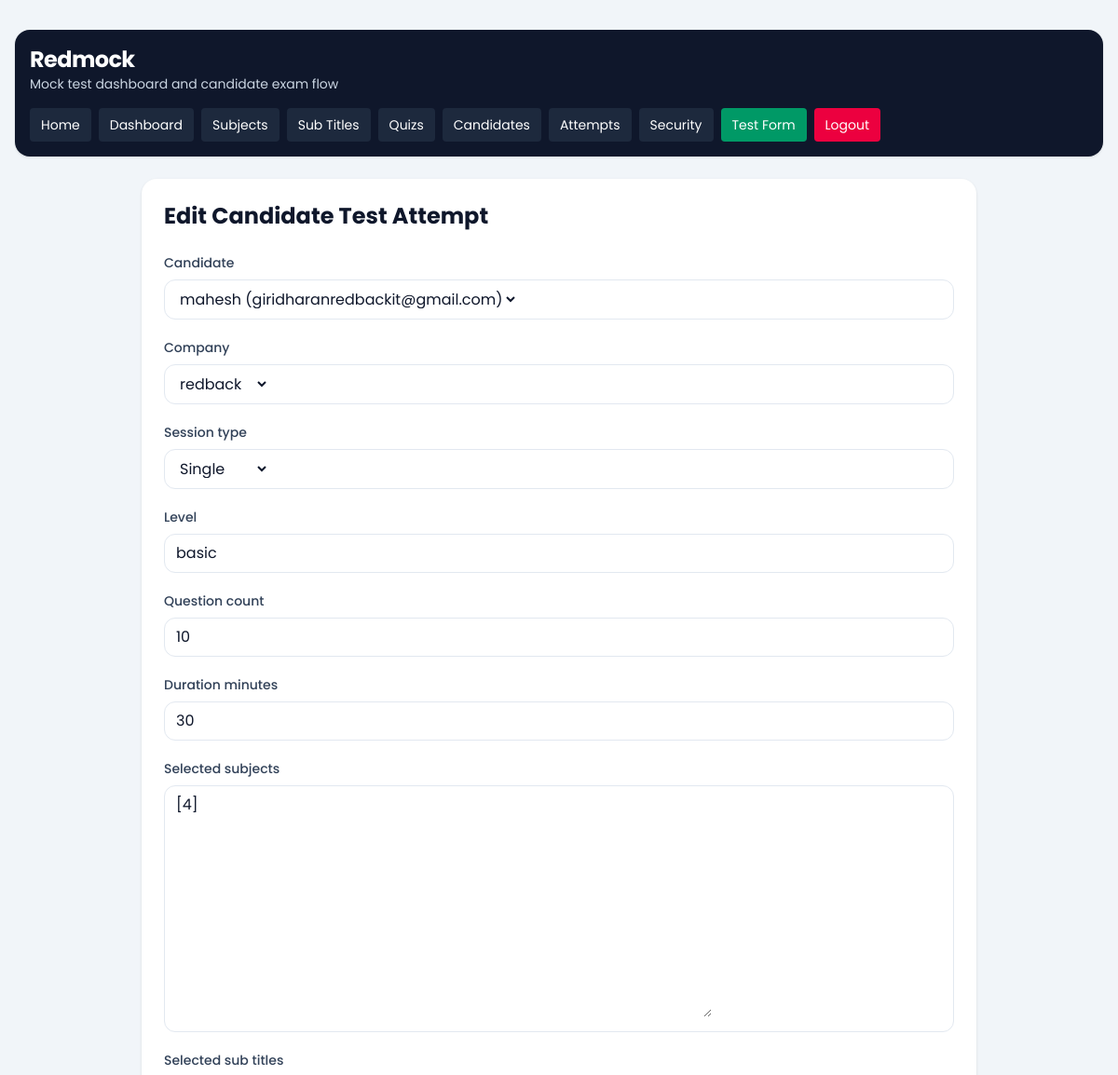
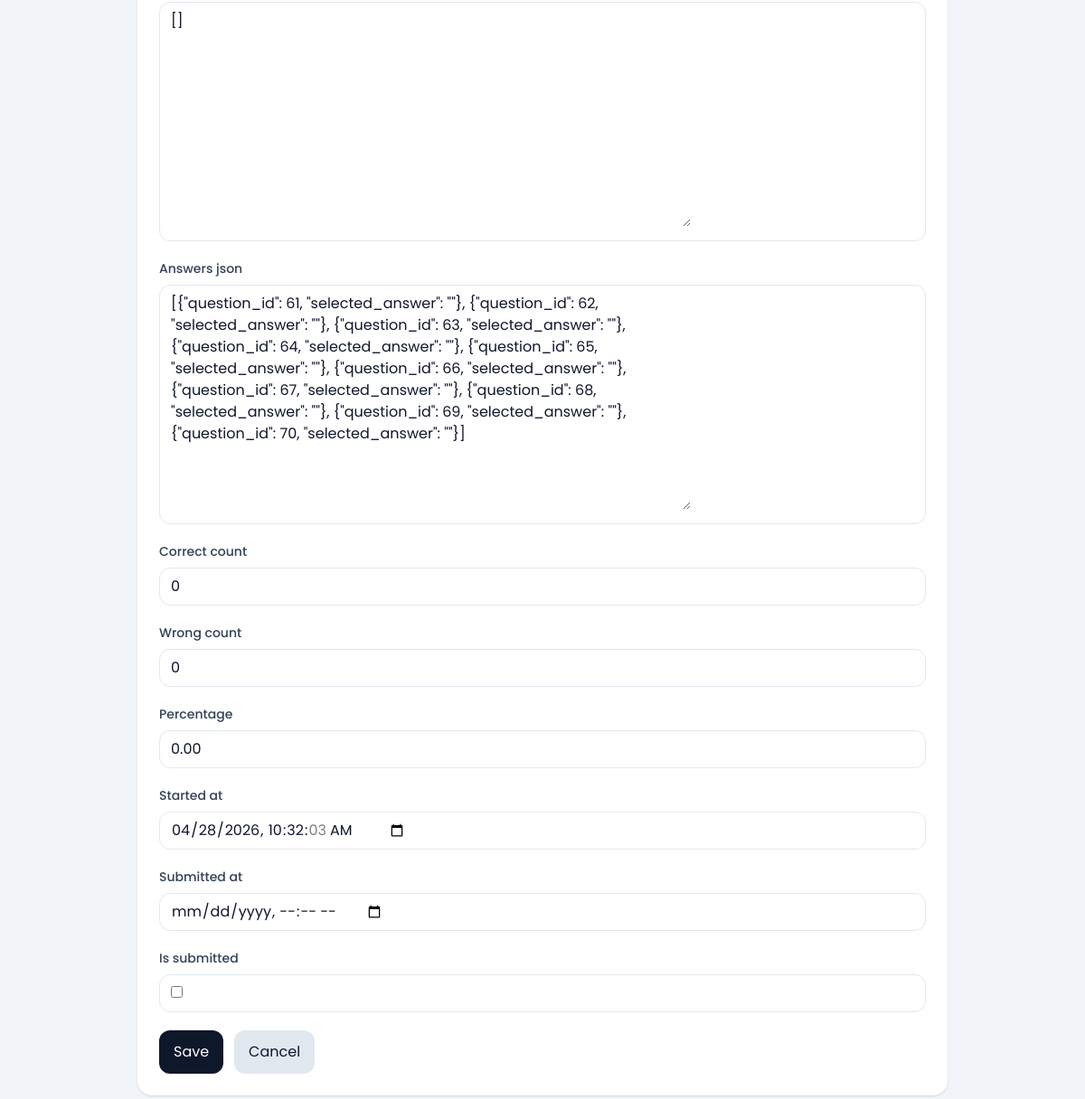
Page /dashboard/attempts/53/edit/ (signed in) on the earlier database version (2 pictures, top to bottom).
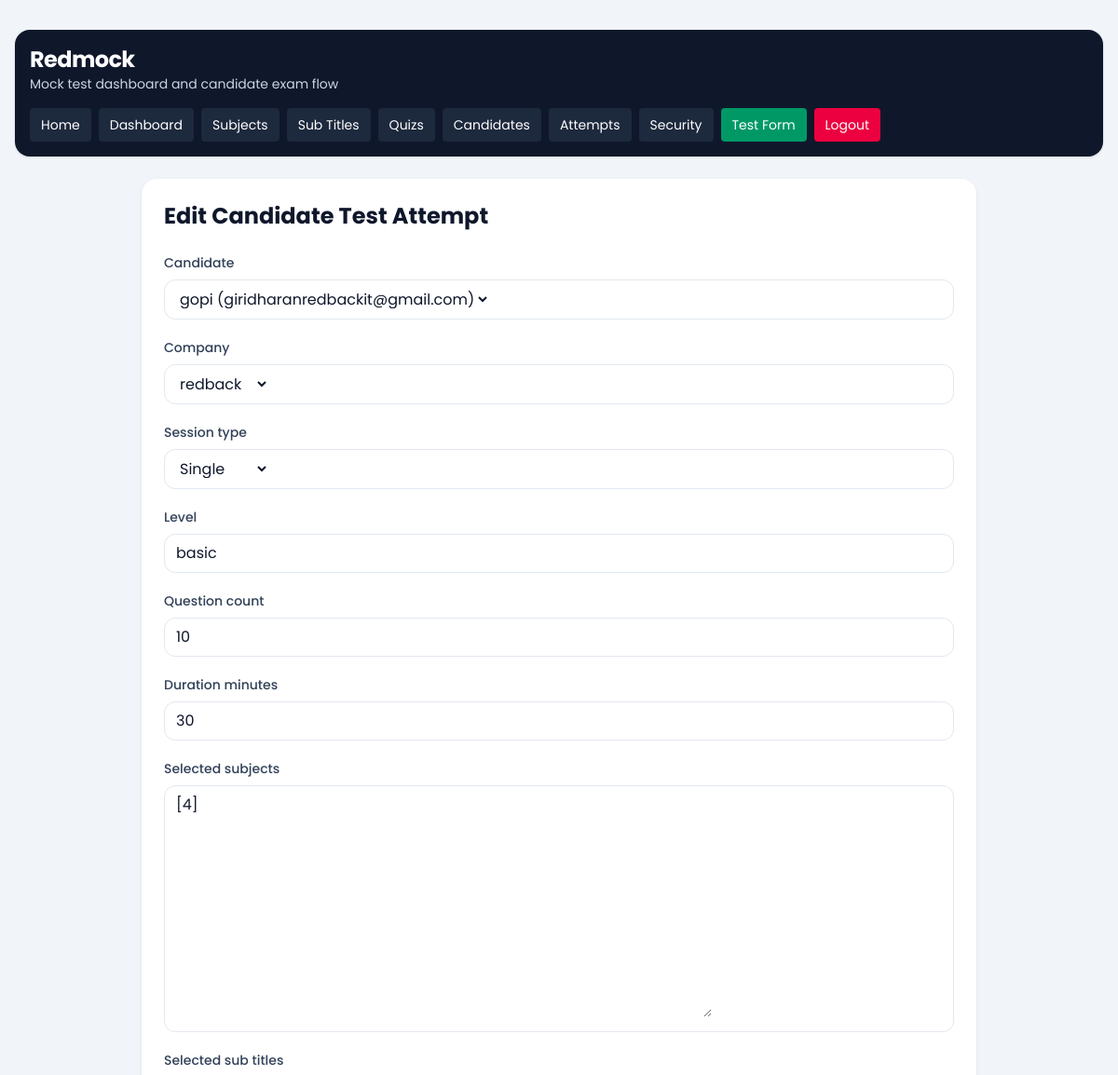
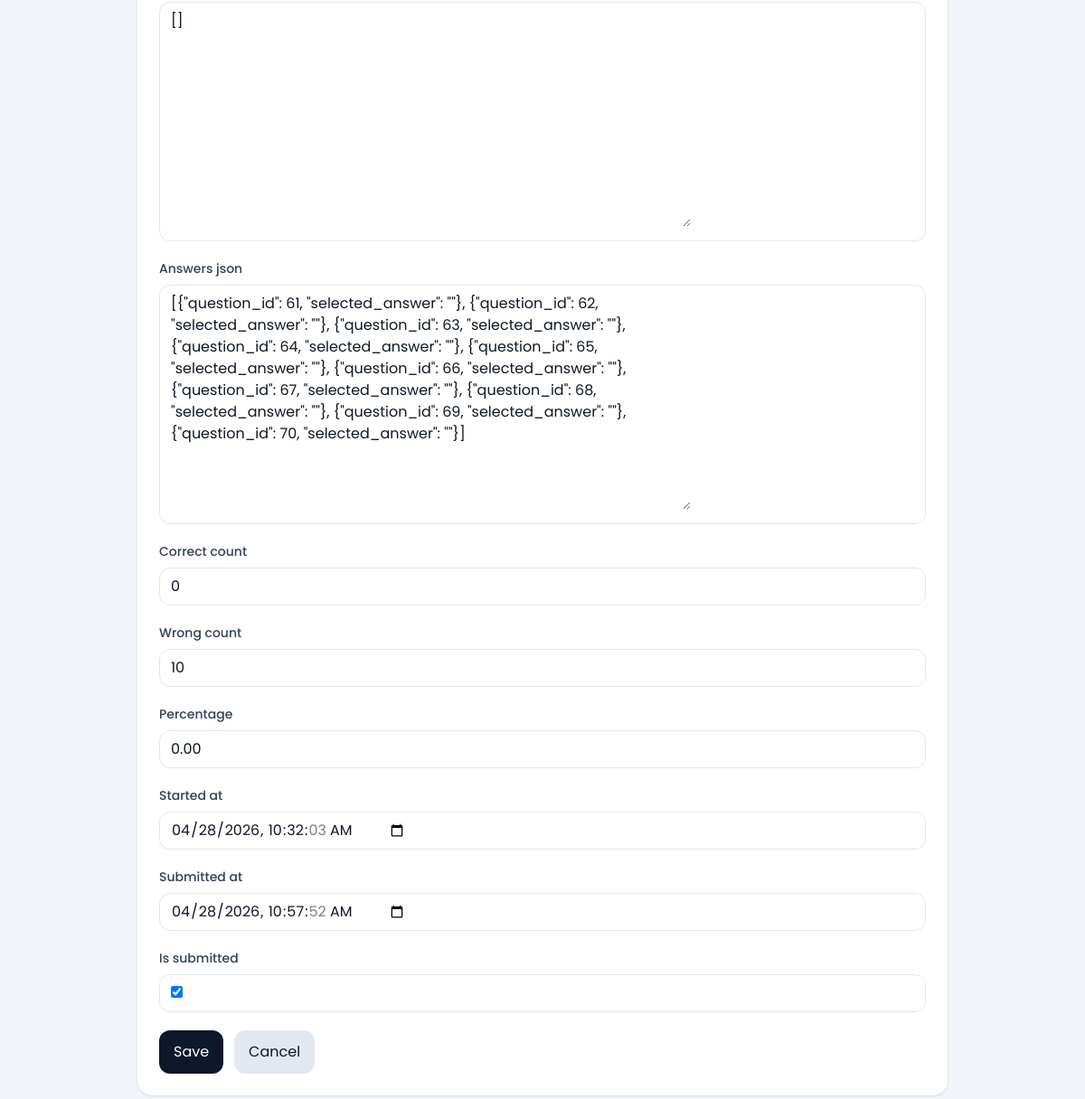
Same page on the later database version (2 pictures, top to bottom).
### quiz/models.py (models this page shows, shortened)
class CandidateTestAttempt(models.Model):
    SESSION_SINGLE = 'single'
    SESSION_MULTI = 'multi'
    SESSION_CHOICES = [
        (SESSION_SINGLE, 'Single'),
        (SESSION_MULTI, 'Multi'),
    ]
    candidate = models.ForeignKey(Candidate, on_delete=models.CASCADE, related_name='attempts')
    company = models.ForeignKey(Company, on_delete=models.CASCADE, related_name='attempts')
    session_type = models.CharField(max_length=10, choices=SESSION_CHOICES)
    level = models.CharField(max_length=20)
    question_count = models.PositiveIntegerField()
    duration_minutes = models.PositiveIntegerField()
    selected_subjects = models.JSONField(default=list, blank=True)
    selected_sub_titles = models.JSONField(default=list, blank=True)
    answers_json = models.JSONField(default=list, blank=True)
    correct_count = models.PositiveIntegerField(default=0)
    wrong_count = models.PositiveIntegerField(default=0)
    percentage = models.DecimalField(max_digits=5, decimal_places=2, default=0)
    started_at = models.DateTimeField(blank=True, null=True)
    submitted_at = models.DateTimeField(blank=True, null=True)
    is_submitted = models.BooleanField(default=False)
    is_paused = models.BooleanField(default=False)
    paused_at = models.DateTimeField(blank=True, null=True)
    total_paused_seconds = models.PositiveIntegerField(default=0)
    tab_switch_count = models.PositiveIntegerField(default=0)
    warning_count = models.PositiveIntegerField(default=0)
    last_violation_at = models.DateTimeField(blank=True, null=True)
    violation_log_json = models.JSONField(default=list, blank=True)
    created_at = models.DateTimeField(auto_now_add=True)
    class Meta:
        ordering = ['-created_at']

### dashboard/views.py (the view)
# urls.py: path('attempts/<int:pk>/edit/', views.attempt_update, name='attempt_update'),
@company_login_required
def attempt_update(request, pk):
    attempt = get_object_or_404(CandidateTestAttempt, pk=pk, company=request.company)
    form = CandidateTestAttemptForm(request.POST or None, instance=attempt, company=request.company)
    if request.method == 'POST' and form.is_valid():
        form.save()
        messages.success(request, 'Candidate test attempt updated successfully.')
        return redirect('dashboard:attempt_list')
    return render_crud_form(
        request,
        form=form,
        title='Edit Candidate Test Attempt',
        cancel_url='dashboard:attempt_list',
    )

### dashboard/forms.py
class CandidateTestAttemptForm(forms.ModelForm):
    def __init__(self, *args, company=None, **kwargs):
        super().__init__(*args, **kwargs)
        if company is not None:
            self.fields['company'].queryset = self.fields['company'].queryset.filter(id=company.id)
            self.fields['company'].initial = company
    class Meta:
        model = CandidateTestAttempt
        fields = [
            'candidate',
            'company',
            'session_type',
            'level',
            'question_count',
            'duration_minutes',
            'selected_subjects',
            'selected_sub_titles',
            'answers_json',
            'correct_count',
            'wrong_count',
            'percentage',
            'started_at',
            'submitted_at',
            'is_submitted',
        ]
        widgets = {
            'started_at': forms.DateTimeInput(attrs={'type': 'datetime-local'}),
            'submitted_at': forms.DateTimeInput(attrs={'type': 'datetime-local'}),
        }

### dashboard/models.py (called while the page is built)
    def __str__(self):
        return self.name

### quiz/models.py (called while the page is built)
    def __str__(self):
        return f'{self.name} ({self.email})'

### templates/dashboard/crud_form.html (shortened to what this page needs)
{% extends "base.html" %}
{% block content %}
{% include 'dashboard/header.html' %}
<section class="mx-auto max-w-4xl rounded-2xl bg-white p-6 shadow-sm">
    <div class="mb-6">
        <h1 class="text-2xl font-bold">{{ title }}</h1>
    </div>
    <form method="post" enctype="multipart/form-data" class="space-y-5">
        {% for field in form %}
            <div>
                <label for="{{ field.id_for_label }}" class="mb-2 block text-sm font-medium text-slate-700">
                    {{ field.label }}
                </label>
                <div class="rounded-xl border border-slate-200 bg-white px-3 py-2">
                    {{ field }}
                </div>
            </div>
        {% endfor %}
        <div class="flex gap-3">
            <button type="submit" class="rounded-xl bg-slate-900 px-4 py-3 text-white">Save</button>
            <a href="{% url cancel_url %}" class="rounded-xl bg-slate-200 px-4 py-3 text-slate-900">Cancel</a>
        </div>
    </form>
</section>
{% endblock %}

Differences in the rows shown:
changed CandidateTestAttempt "redback": candidate "mahesh (giridharanredbackit@gmail.com)" → "gopi (giridharanredbackit@gmail.com)"; wrong_count "0" → "10"; submitted_at (not shown) → "04/28/2026 10:57:52"; is_submitted "☐" → "☑"
